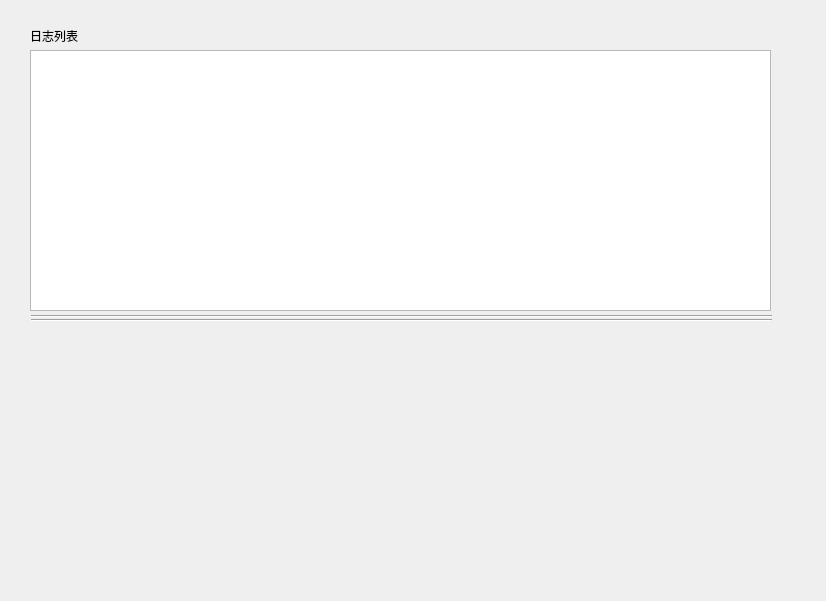
<?xml version="1.0" encoding="UTF-8"?>
<ui version="4.0">
 <class>DiaryDisp</class>
 <widget class="QWidget" name="DiaryDisp">
  <property name="geometry">
   <rect>
    <x>0</x>
    <y>0</y>
    <width>826</width>
    <height>601</height>
   </rect>
  </property>
  <property name="windowTitle">
   <string>Form</string>
  </property>
  <widget class="QListWidget" name="listWidget">
   <property name="geometry">
    <rect>
     <x>30</x>
     <y>50</y>
     <width>741</width>
     <height>261</height>
    </rect>
   </property>
   <property name="sizePolicy">
    <sizepolicy hsizetype="Preferred" vsizetype="Preferred">
     <horstretch>0</horstretch>
     <verstretch>0</verstretch>
    </sizepolicy>
   </property>
  </widget>
  <widget class="Line" name="line">
   <property name="geometry">
    <rect>
     <x>31</x>
     <y>296</y>
     <width>741</width>
     <height>41</height>
    </rect>
   </property>
   <property name="orientation">
    <enum>Qt::Horizontal</enum>
   </property>
  </widget>
  <widget class="Line" name="line_2">
   <property name="geometry">
    <rect>
     <x>31</x>
     <y>295</y>
     <width>741</width>
     <height>51</height>
    </rect>
   </property>
   <property name="orientation">
    <enum>Qt::Horizontal</enum>
   </property>
  </widget>
  <widget class="QWidget" name="widget" native="true">
   <property name="geometry">
    <rect>
     <x>30</x>
     <y>330</y>
     <width>741</width>
     <height>221</height>
    </rect>
   </property>
  </widget>
  <widget class="QLabel" name="label">
   <property name="geometry">
    <rect>
     <x>30</x>
     <y>30</y>
     <width>54</width>
     <height>12</height>
    </rect>
   </property>
   <property name="text">
    <string>日志列表</string>
   </property>
  </widget>
 </widget>
 <resources/>
 <connections/>
</ui>
